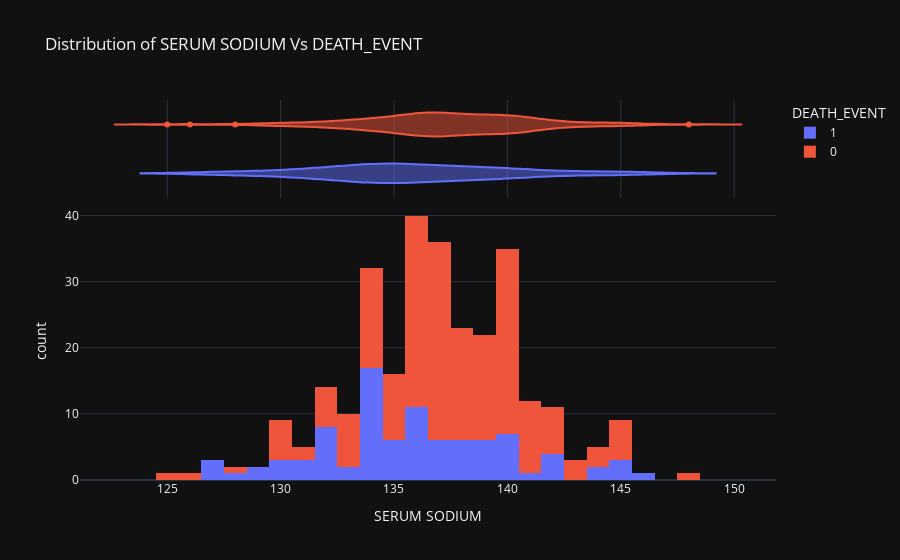

The notebook cell this image was saved under:
### Code cell
# Now lets categorize the above histogram by DEATH_EVENT vs serum_sodium

import plotly.express as px
fig = px.histogram(dataset, x="serum_sodium", color="DEATH_EVENT", marginal="violin",hover_data=dataset.columns,
                   title ="Distribution of SERUM SODIUM Vs DEATH_EVENT", 
                   labels={"serum_sodium": "SERUM SODIUM"},
                   template="plotly_dark",
                   )
fig.show()

### Figure 1 — Plotly figure (JSON) as saved in the notebook; plotly's stock layout.template omitted (floating-point values rounded to 4 significant figures; data arrays with more than 128 entries replaced by an {"elided": "..."} marker saying what was removed)
{"data": [{"alignmentgroup": "True", "bingroup": "x", "hovertemplate": "DEATH_EVENT=1<br>SERUM SODIUM=%{x}<br>count=%{y}<extra></extra>", "legendgroup": "1", "marker": {"color": "#636efa"}, "name": "1", "offsetgroup": "1", "orientation": "v", "showlegend": true, "type": "histogram", "x": [130, 136, 129, 137, 132, 137, 131, 138, 133, 131, 140, 137, 137, 136, 140, 127, 140, 136, 140, 134, 144, 138, 136, 134, 132, 134, 132, 128, 140, 134, 134, 145, 142, 134, 136, 139, 142, 135, 130, 138, 133, 140, 138, 139, 146, 134, 132, 132, 136, 136, 139, 131, 145, 127, 136, 140, 142, 135, 132, 134, 139, 132, 141, 135, 138, 132, 137, 134, 134, 134, 139, 134, 135, 142, 139, 135, 134, 136, 136, 134, 137, 136, 134, 144, 135, 145, 130, 134, 127, 138, 129, 134], "xaxis": "x", "yaxis": "y"}, {"alignmentgroup": "True", "customdata": {"elided": "92x12 float values"}, "hovertemplate": "DEATH_EVENT=%{customdata[11]}<br>SERUM SODIUM=%{x}<br>age=%{customdata[0]}<br>anaemia=%{customdata[1]}<br>creatinine_phosphokinase=%{customdata[2]}<br>diabetes=%{customdata[3]}<br>ejection_fraction=%{customdata[4]}<br>high_blood_pressure=%{customdata[5]}<br>platelets=%{customdata[6]}<br>serum_creatinine=%{customdata[7]}<br>sex=%{customdata[8]}<br>smoking=%{customdata[9]}<br>time=%{customdata[10]}<extra></extra>", "legendgroup": "1", "marker": {"color": "#636efa"}, "name": "1", "offsetgroup": "1", "scalegroup": "x", "showlegend": false, "type": "violin", "x": [130, 136, 129, 137, 132, 137, 131, 138, 133, 131, 140, 137, 137, 136, 140, 127, 140, 136, 140, 134, 144, 138, 136, 134, 132, 134, 132, 128, 140, 134, 134, 145, 142, 134, 136, 139, 142, 135, 130, 138, 133, 140, 138, 139, 146, 134, 132, 132, 136, 136, 139, 131, 145, 127, 136, 140, 142, 135, 132, 134, 139, 132, 141, 135, 138, 132, 137, 134, 134, 134, 139, 134, 135, 142, 139, 135, 134, 136, 136, 134, 137, 136, 134, 144, 135, 145, 130, 134, 127, 138, 129, 134], "xaxis": "x2", "yaxis": "y2"}, {"alignmentgroup": "True", "bingroup": "x", "hovertemplate": "DEATH_EVENT=0<br>SERUM SODIUM=%{x}<br>count=%{y}<extra></extra>", "legendgroup": "0", "marker": {"color": "#EF553B"}, "name": "0", "offsetgroup": "0", "orientation": "v", "showlegend": true, "type": "histogram", "x": {"elided": "201 int values"}, "xaxis": "x", "yaxis": "y"}, {"alignmentgroup": "True", "customdata": {"elided": "201x12 float values"}, "hovertemplate": "DEATH_EVENT=%{customdata[11]}<br>SERUM SODIUM=%{x}<br>age=%{customdata[0]}<br>anaemia=%{customdata[1]}<br>creatinine_phosphokinase=%{customdata[2]}<br>diabetes=%{customdata[3]}<br>ejection_fraction=%{customdata[4]}<br>high_blood_pressure=%{customdata[5]}<br>platelets=%{customdata[6]}<br>serum_creatinine=%{customdata[7]}<br>sex=%{customdata[8]}<br>smoking=%{customdata[9]}<br>time=%{customdata[10]}<extra></extra>", "legendgroup": "0", "marker": {"color": "#EF553B"}, "name": "0", "offsetgroup": "0", "scalegroup": "x", "showlegend": false, "type": "violin", "x": {"elided": "201 int values"}, "xaxis": "x2", "yaxis": "y2"}], "layout": {"barmode": "relative", "legend": {"title": {"text": "DEATH_EVENT"}, "tracegroupgap": 0}, "title": {"text": "Distribution of SERUM SODIUM Vs DEATH_EVENT"}, "xaxis": {"anchor": "y", "domain": [0, 1], "title": {"text": "SERUM SODIUM"}}, "xaxis2": {"anchor": "y2", "domain": [0, 1], "matches": "x", "showgrid": true, "showticklabels": false}, "yaxis": {"anchor": "x", "domain": [0, 0.7326], "title": {"text": "count"}}, "yaxis2": {"anchor": "x2", "domain": [0.7426, 1], "matches": "y2", "showgrid": false, "showline": false, "showticklabels": false, "ticks": ""}}}
